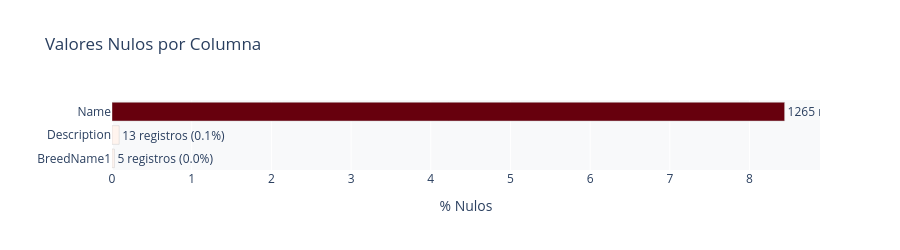

Notebook cell for this chart:
### Markdown cell above
## 🔍 4 · Calidad de Datos y Valores Nulos

Solo `Name` (1.265 registros) y `Description` (13) tienen nulos. El dataset tiene **calidad excelente**.

### Code cell
null_df = (df.isnull().sum()
             .reset_index()
             .rename(columns={"index":"Columna",0:"Nulos"}))
null_df.columns = ["Columna","Nulos"]
null_df["% Nulos"] = (null_df["Nulos"] / len(df) * 100).round(2)
null_df = null_df[null_df["Nulos"] > 0].sort_values("Nulos", ascending=True)
display(null_df.reset_index(drop=True))

fig = go.Figure(go.Bar(
    x=null_df["% Nulos"], y=null_df["Columna"], orientation="h",
    marker=dict(color=null_df["% Nulos"], colorscale="Reds", showscale=False,
                line=dict(color="#ccc", width=0.5)),
    text=[f"{n} registros ({p:.1f}%)" for n,p in zip(null_df["Nulos"],null_df["% Nulos"])],
    textposition="outside",
))
fig.update_layout(title="Valores Nulos por Columna", height=250,
                  plot_bgcolor=BG_COLOR, paper_bgcolor="white",
                  xaxis_title="% Nulos", yaxis_title="")
fig.show()

### Figure 1 — Plotly figure (JSON) as saved in the notebook; plotly's stock layout.template omitted (floating-point values rounded to 4 significant figures)
{"data": [{"marker": {"color": [0.03, 0.09, 8.44], "colorscale": [[0, "rgb(255,245,240)"], [0.125, "rgb(254,224,210)"], [0.25, "rgb(252,187,161)"], [0.375, "rgb(252,146,114)"], [0.5, "rgb(251,106,74)"], [0.625, "rgb(239,59,44)"], [0.75, "rgb(203,24,29)"], [0.875, "rgb(165,15,21)"], [1, "rgb(103,0,13)"]], "line": {"color": "#ccc", "width": 0.5}, "showscale": false}, "orientation": "h", "text": ["5 registros (0.0%)", "13 registros (0.1%)", "1265 registros (8.4%)"], "textposition": "outside", "type": "bar", "x": [0.03, 0.09, 8.44], "y": ["BreedName1", "Description", "Name"]}], "layout": {"height": 250, "paper_bgcolor": "white", "plot_bgcolor": "#F8F9FA", "title": {"text": "Valores Nulos por Columna"}, "xaxis": {"title": {"text": "% Nulos"}}, "yaxis": {"title": {"text": ""}}}}
